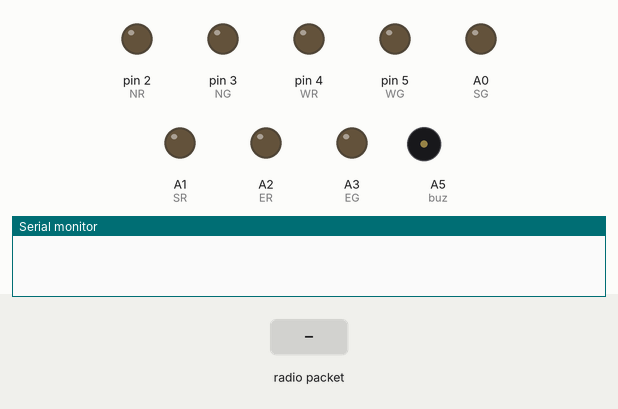
Recording of a sketch running on a simulated Arduino Uno, built with avr-gcc and run on an emulated ATmega328P. Parts: output pins drawn as LEDs (lit = HIGH), buzzer (waves = sounding, pin HIGH), the last lines printed to the serial monitor. The test bench sets the inputs (shaded band). No radio packets arrive unless stated.

Above: at 1.3 s.
1.4 s: radio packet "N" arrives
At 2.1 s:
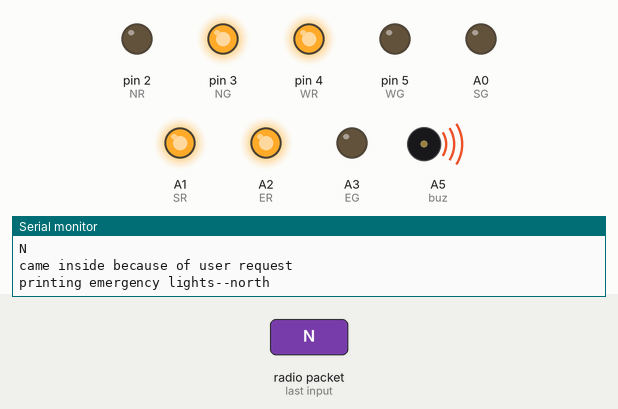
3.0 s: radio packet "E" arrives
At 4.1 s:
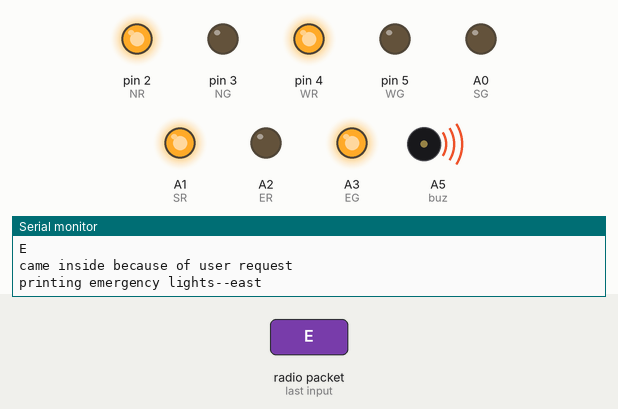
6.0 s: radio packet "W" arrives
At 7.3 s:
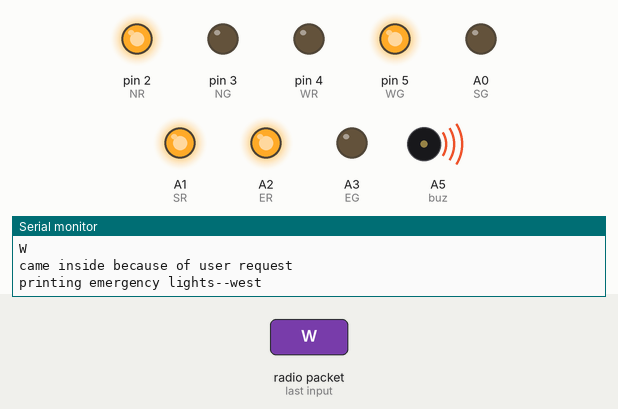
7.6 s: radio packet "N" arrives
At 10.8 s:
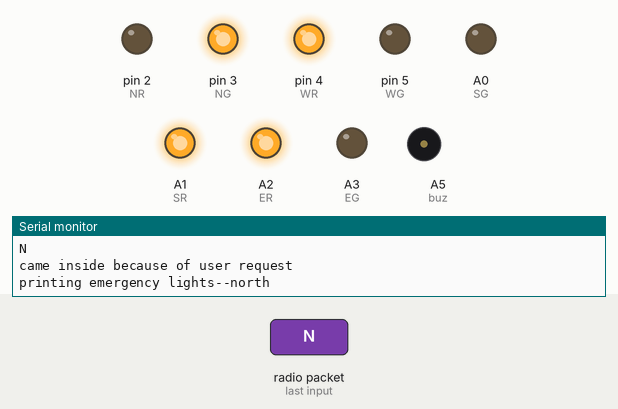
Timing chart, 0 to 21.5 s (numbered marks = the images above; inputs shaded):
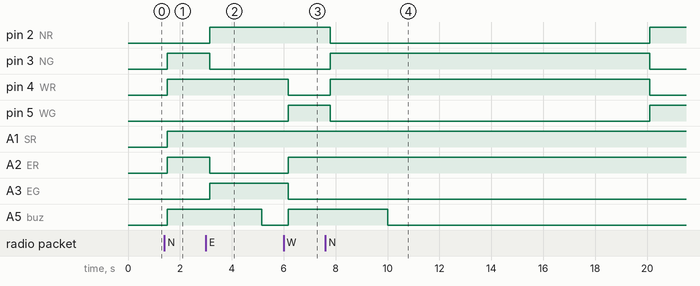

The sketch:

signal_zone.ino
```cpp
#include <SPI.h>
#include<Metro.h>
#include <nRF24L01.h>
#include <RF24.h>

RF24 radio(7, 8); // CE, CSN -->ports for nrf to communicate

const byte addresses[][6] = {"00001", "00002"}; //-->two address, 1-->for reading,2--> for writing.
const int NR=2,NG=3,WR=4,WG=5,SG=A0,SR=A1,ER=A2,EG=A3,buz=A5;// specifying digital pin, for traffic lights, and buzzer.
bool priority = false; // triger variable between normal and emergency mode. FALSE-->normal mode, TRUE-->emergency mode.


typedef struct{       // creating a structure, to pack data, and send to another module wirelessly. packing is done, so that there is no noise, and mismatch of data on other end.
  int North;
  int South;
  int East;
  int West;
}data;

data payload;  // payload is the object for structure
int direction=0;
Metro beconSignalData = Metro(20000); // using metro framework for multithreding
Metro ResetSignal = Metro(999999999999999); //setting reset signal to infinity at first, once we get into emergency we will set the time, and again set it to infinity.
Metro communication = Metro(100);// beconSignalData --> loops the signal lights normally, till priority is true; || communication-->send the available signal through nrf(payload-struct), and receive user req to turn the signal light to make way for ambulance.

void setup()
{
  Serial.begin(9600);// the serial communication is done at 9600ms speed
  radio.begin(); // starting the nrf
  radio.openWritingPipe(addresses[1]); // 00002 --> opening the writing mode in nrf
  radio.openReadingPipe(1, addresses[0]); // 00001 --> opening the reading mode in nrf
  radio.setPALevel(RF24_PA_MIN); // setting the radio frequency strength for communication
  payload.North=1; // initialization of sturcture data member
  payload.South=0;
  payload.East=1;
  payload.West=1;
  pinMode(NR,OUTPUT); //initialization the digital pin for output
  pinMode(NG,OUTPUT);
  pinMode(WR,OUTPUT);
  pinMode(WG,OUTPUT);
  pinMode(SG,OUTPUT);
  pinMode(SR,OUTPUT);
  pinMode(ER,OUTPUT);
  pinMode(EG,OUTPUT);
  pinMode(buz,OUTPUT);
}
void loop()
{
  if(ResetSignal.check()){
    priority = false;
    digitalWrite(buz,LOW);
    ResetSignal.interval(999999999999999);
  }
  if(communication.check()){ // thread 1 : runs for every 100ms
  delay(100); // delay 100ms
  radio.stopListening(); // asking nrf to stop listen, so that it can write
  radio.setPayloadSize(32);// setting the size of data that nrf going to send.
  radio.write(&payload, sizeof(payload));// sending the data to another module via wirelessly.
  delay(100);// delay 100ms
  radio.startListening();// asking nrf to start listen, so that it can know user request to switch signal from normal to emergency mode.
  if(radio.available())// check where the other end is available to send data, so that this module can receive it.
  {
    char textReceive[32];// creating a char array
    radio.read(&textReceive,sizeof(textReceive));// reading the data from another nrf, this is the user request data.
    Serial.println(textReceive);
    if(textReceive[0] == 'N' || textReceive[0] == 'S' || textReceive[0] == 'E' || textReceive[0] == 'W')// if the user req data match any of the following
    {
      priority = true;// trig priority false, so that normal signal wont run
      Serial.println("came inside because of user request");
      switch(textReceive[0]){ // switch the traffic light on, as per the user request
        case 'N':
                      Serial.println("printing emergency lights--north");
                      digitalWrite(buz,HIGH);
                      digitalWrite(NR,LOW);
                      digitalWrite(NG,HIGH);
                      digitalWrite(WR,HIGH);
                      digitalWrite(WG,LOW);
                      digitalWrite(SR,HIGH);
                      digitalWrite(SG,LOW);
                      digitalWrite(ER,HIGH);
                      digitalWrite(EG,LOW);
                      break;
        case 'S':
                      break;
        case 'E':
                      Serial.println("printing emergency lights--east");
                      digitalWrite(buz,HIGH);
                      digitalWrite(NR,HIGH);
                      digitalWrite(NG,LOW);
                      digitalWrite(WR,HIGH);
                      digitalWrite(WG,LOW);
                      digitalWrite(SR,HIGH);
                      digitalWrite(SG,LOW);
                      digitalWrite(ER,LOW);
                      digitalWrite(EG,HIGH);
                      break;
        case 'W':
                      Serial.println("printing emergency lights--west");
                      digitalWrite(buz,HIGH);
                      digitalWrite(NR,HIGH);
                      digitalWrite(NG,LOW);
                      digitalWrite(WR,LOW);
                      digitalWrite(WG,HIGH);
                      digitalWrite(SR,HIGH);
                      digitalWrite(SG,LOW);
                      digitalWrite(ER,HIGH);
                      digitalWrite(EG,LOW);
                      break;
      }
      ResetSignal.interval(5000);// for 5 sec the above emergency time will be running.
    }
  }
  }
if(beconSignalData.check()){ // thread 2: normal mode of signal runs for every 20sec
  TrafficSignal(direction);
  direction++;
    if(direction >4)
      direction=0;
}
}

void TrafficSignal(int direction)
{
  if(!priority)
    {

   switch(direction){
   case 0:
        // FOR WEST
    Serial.println("printing normal lights--west");
    digitalWrite(NR,HIGH);
    digitalWrite(NG,LOW);
    digitalWrite(WR,LOW);
    digitalWrite(WG,HIGH);
    digitalWrite(SR,HIGH);
    digitalWrite(SG,LOW);
    digitalWrite(ER,HIGH);
    digitalWrite(EG,LOW);
    break;
    case 1:
    // FOR NORTH
    Serial.println("printing normal lights--north");
    digitalWrite(NR,LOW);
    digitalWrite(NG,HIGH);
    digitalWrite(WR,HIGH);
    digitalWrite(WG,LOW);
    digitalWrite(SR,HIGH);
    digitalWrite(SG,LOW);
    digitalWrite(ER,HIGH);
    digitalWrite(EG,LOW);
    break;
    case 2:
    // FOR EAST
    Serial.println("printing normal lights--east");
    digitalWrite(NR,HIGH);
    digitalWrite(NG,LOW);
    digitalWrite(WR,HIGH);
    digitalWrite(WG,LOW);
    digitalWrite(SR,HIGH);
    digitalWrite(SG,LOW);
    digitalWrite(ER,LOW);
    digitalWrite(EG,HIGH);
    break;
    case 3:
    // FOR SOUTH
    Serial.println("printing normal lights--south");
    digitalWrite(NR,HIGH);
    digitalWrite(NG,LOW);
    digitalWrite(WR,HIGH);
    digitalWrite(WG,LOW);
    digitalWrite(SR,LOW);
    digitalWrite(SG,HIGH);
    digitalWrite(ER,HIGH);
    digitalWrite(EG,LOW);
    break;
    }
}
}
```

Measured:
- after the input at 1.4 s, pin 3 (NG), pin 4 (WR), A1 (SR), A2 (ER), A5 (buz): LOW → HIGH after 0.12 s
- after the input at 3.0 s, pin 2 (NR), A3 (EG): LOW → HIGH after 0.14 s; pin 3 (NG), A2 (ER): HIGH → LOW after 0.14 s
- after the input at 6.0 s, pin 4 (WR), A3 (EG): HIGH → LOW after 0.18 s; pin 5 (WG), A2 (ER), A5 (buz): LOW → HIGH after 0.18 s
- after the input at 7.6 s, pin 2 (NR), pin 5 (WG): HIGH → LOW after 0.20 s, → HIGH 12.3 s later; pin 3 (NG), pin 4 (WR): LOW → HIGH after 0.20 s, → LOW 12.3 s later
